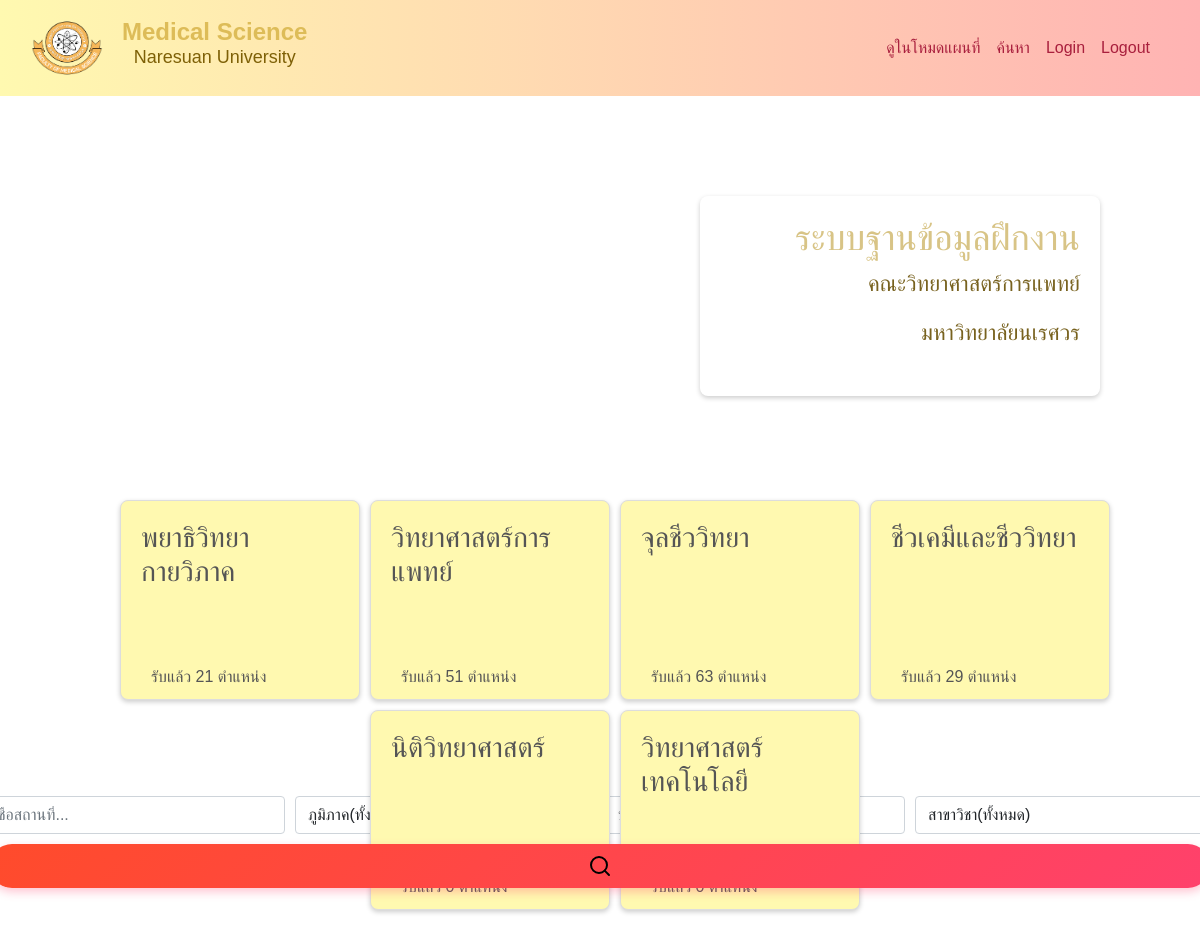
Screenshot of /search.php with the database file from the repository.
### tables this page shows
CREATE TABLE `facuty` (
  `id` int(11) NOT NULL,
  `facuty` varchar(50) NOT NULL,
  `major_subject` varchar(50) NOT NULL,
  `Eng_name` varchar(50) NOT NULL
);

### config/querySQL.php (called while the page is built, shortened)
<?php
require_once 'condb.php';
class SQLquery {
    private $conn;
    private $stmt_cache = array();
    public function __construct() {
        $this->db = new connectdb();
        $this->conn = $this->db->connectPDO();
        $this->conn->setAttribute(PDO::ATTR_EMULATE_PREPARES, false);
    }
    private function prepareAndCache($sql) {
        if (!isset($this->stmt_cache[$sql])) {
            $this->stmt_cache[$sql] = $this->conn->prepare($sql);
        }
        return $this->stmt_cache[$sql];
    }
    public function selectFacuty(){
        try {
            $sql = "SELECT
                        f.facuty,
                        f.id AS fid,
                        f.facuty,
                        f.major_subject AS f_major,
                        CASE WHEN re.major_subject_id  IS NULL THEN 0 ELSE COUNT(*) END AS total
                    FROM facuty f
                    LEFT JOIN recieve_year re ON f.id = re.major_subject_id
                    GROUP BY f.id ";
            $stmt = $this->prepareAndCache($sql);
            $stmt->execute();
            return $stmt->fetchAll(PDO::FETCH_ASSOC);
        } catch(PDOException $e) {
            error_log("Error in selectFacuty: " . $e->getMessage());
            throw $e;
        }
    }
}
?>

### config/condb.php (called while the page is built, shortened)
<?php
class connectdb {
    public function connectPDO() {
        try {
            $dsn = "mysql:host=" . DB_HOST . ";dbname=" . DB_NAME . ";charset=utf8mb4";
            $options = [
                PDO::ATTR_ERRMODE => PDO::ERRMODE_EXCEPTION,
                PDO::ATTR_DEFAULT_FETCH_MODE => PDO::FETCH_ASSOC,
                PDO::ATTR_EMULATE_PREPARES => false,
            ];
            $this->conn_pdo = new PDO($dsn, DB_USER, DB_PASS, $options);
            return $this->conn_pdo;
        } catch (PDOException $e) {
            die("Connection failed: " . $e->getMessage());
        }
    }
}
?>

### search.php (the view, shortened to what this page needs)
<?php
require 'config/querySQL.php';
$query = new SQLquery();
$fucn_query = $query->selectFacuty();
?>
<!DOCTYPE html>
<html lang="en">
<head>
    <link href="https://cdn.jsdelivr.net/npm/bootstrap@5.1.3/dist/css/bootstrap.min.css" rel="stylesheet">
    <link href="css/table_inSearch_page.css" rel="stylesheet">
</head>
<body>
<div class="search-bar">
        <?php include 'navbar.php'; ?>
       <div class='container-welcome-title'>
        <div class='title-welcome'>
            <h1>ระบบฐานข้อมูลฝึกงาน</h1>
            <p>คณะวิทยาศาสตร์การแพทย์</p>
            <p>มหาวิทยาลัยนเรศวร</p>
        </div>
        <div class="rectangle-container">
            <?php foreach ($fucn_query as $facuty) {
                    echo "<a onclick='fetchData(this)' class='rectangle'
                    value='".htmlspecialchars($facuty['fid'])."'><h3>".htmlspecialchars($facuty['f_major']).
                    "</h3><p>รับแล้ว ".htmlspecialchars($facuty['total'])." ตำแหน่ง</p></a>";
                    }
                ?>
        </div>
       </div>
<div class='containersearch'>
    <div class="eachrow">
    <div class="card-body p-0">
                <form id="search-form" onsubmit="handleSubmit(event)">
                    <div class="row">
                        <div class="search-bars">
                            <div class="search-bar">
                            <input type="text" class="form-control" id="location" placeholder="ชื่อสถานที่..." aria-label="Text input">
                                    </div>
                                <div class="search-bar">
                                </div>
                                <div class="search-bar">
                                </div>
                                <div class="search-bar">
                                    <select class="form-control select-branch" id="branchSelect">
                                        <option value="allp">สาขาวิชา(ทั้งหมด)</option>
                                    </select>
                                </div>
                        </div>
                        <button type="submit" class="btn btn-base search-bar-btn">
                                        <svg xmlns="http://www.w3.org/2000/svg" width="24" height="24" viewBox="0 0 24 24" fill="none" stroke="black" stroke-width="2" stroke-linecap="round" stroke-linejoin="round" class="feather feather-search"><circle cx="11" cy="11" r="8"></circle><line x1="21" y1="21" x2="16.65" y2="16.65"></line></svg>
                        </button>
                    </div>
                </form>
            </div>
    </div>
  </div>
        </div>
    </body>
</html>

### navbar.php (shortened to what this page needs)
<!DOCTYPE html>
<html lang="en">
<head>
    <link href="css/style.css" rel="stylesheet">
</head>
<body>
<div class="container-navbar text-center">
    <nav class="navbar navbar-expand-lg bg-body-tertiary">
        <div class="container-fluid">
        <a class="navbar-brand" href="search.php">
            <div class="image-medsci-navbar" >
                <img src="images/Medscinu-01.png" alt="Description of image" width="90" height="60">
                <div style="margin-left: 10px;">
                    <span class="brand-title" style="display: block;">Medical Science</span>
                    <span class="brand-subtitle" style="display: block;">Naresuan University</span>
                </div>
            </div>
        </a>
            <div class="collapse navbar-collapse" id="navbarSupportedContent">
                <ul class="navbar-nav ms-auto mb-2 mb-lg-0">
                    <li class="nav-item">
                        <a class="nav-link active" aria-current="page" href="Thaimap_new.php">ดูในโหมดแผนที่</a>
                    </li>
                    <li class="nav-item">
                        <a class="nav-link active" aria-current="page" href="search.php">ค้นหา</a>
                    </li>
                    <li class="nav-item">
                        <a class="nav-link " href="login.php" aria-disabled="true">Login</a>
                    </li>
                    <li class="nav-item">
                        <a class="nav-link " href="config/logout.php" aria-disabled="true">Logout</a>
                    </li>
                </ul>
            </div>
        </div>
    </nav>
</div>
</body>
</html>

### css/table_inSearch_page.css (style rules this page uses)
* { box-sizing: border-box; -webkit-box-sizing: border-box; -moz-box-sizing: border-box; }
body { font-family: Helvetica; -webkit-font-smoothing: antialiased; }
.rectangle-container { display: flex; justify-content: center; flex-wrap: wrap; gap: 20px; width: 100%; padding: 20px; }
.row { margin: 0 -10px; }

### css/style.css (style rules this page uses)
body { background-image: url('../images/IMG_1216.jpg'); background-size: 1590px 905px; background-repeat: no-repeat; font-family: Arial, sans-serif; }
.navbar { background: -webkit-linear-gradient(to right, #FFF9B0, #FFB3B3); background: linear-gradient(to right, #FFF9B0, #FFB3B3); padding-right: 30px; }
.navbar-brand .brand-title { color: #ddbc58; }
.navbar-brand .brand-subtitle { color: #7e6007; }
.navbar-nav .nav-link { color: #a91f3d; }
.image-medsci-navbar { display:flex; }
.navbar-brand { display: flex; text-decoration: none; color: #333; display: inline-block; text-align: center; line-height: 1.2; padding: 10px; }
.brand-title { font-size: 24px; font-weight: bold; color: #2a5d84; }
.brand-subtitle { font-size: 18px; font-weight: 300; color: #4a4a4a; }
.containersearch { display: flex; justify-content: center; align-items: center; flex-direction: column; top: 0; width: 100%; }
.eachrow { width: 100%; max-width: 1200px; }
.container-welcome-title { z-index: 1000; height: 600px; width: 1200px; margin-top: 100px; display: flex; justify-content: space-around; align-items:right; }
.title-welcome { height: 200px; width: 400px; margin-left:50%; right: 20px; padding: 20px; border-radius: 8px; text-align: right; color: #333; box-shadow: 0 2px 5px rgba(0, 0, 0, 0.2); }
.title-welcome h1 { font-size: 36px; color: #d8c486; }
.title-welcome p { font-size: 22px; color: #78621f; }
.rectangle-container { display: flex; position: absolute; top:480px; left:15px; gap: 10px; }
.rectangle { cursor:pointer; padding: 20px; background: #FFF9B0; height: 200px; width: 240px; border: 1px solid #ddd; border-radius: 8px; box-shadow: 0 2px 5px rgba(0, 0, 0, 0.2); font-size: 16px; color: #555; text-decoration: none; position: relative; transition: transform 0.2s, box-shadow 0.2s; }
.rectangle p { padding: 10px; margin-bottom: 0; position: absolute; bottom: 0; width: 100%; }
.search-bars { display: flex; justify-content: center; align-items: center; gap: 10px; margin-bottom: 10px; }
.search-bar .form-control { width:300px; }
.search-bar-btn { background: -webkit-linear-gradient(135deg, #FF4B2B, #FF416C); background: linear-gradient(135deg, #FF4B2B, #FF416C); padding: 10px 28px; border: none; color: white; font-size: 15px; font-weight: bold; border-radius: 30px; cursor: pointer; transition: all 0.3s ease; box-shadow: 0px 4px 10px rgba(255, 65, 108, 0.3); margin-bottom: 15px; position: relative; overflow: hidden; }

### navbar.php (style rules this page uses)
.container-navbar { margin-bottom:20px; position: sticky; top:0; z-index: 1000; }

### rows the page displays
facuty: $facuty['fid'] 1 (drawn), major_subject "พยาธิวิทยากายวิภาค", total "21"
facuty: $facuty['fid'] 2 (drawn), major_subject "วิทยาศาสตร์การแพทย์", total "51"
facuty: $facuty['fid'] 3 (drawn), major_subject "จุลชีววิทยา", total "63"
facuty: $facuty['fid'] 4 (drawn), major_subject "ชีวเคมีและชีววิทยา", total "29"
facuty: $facuty['fid'] 5 (drawn), major_subject "นิติวิทยาศาสตร์", total "0"
facuty: $facuty['fid'] 6 (drawn), major_subject "วิทยาศาสตร์เทคโนโลยี", total "0"
